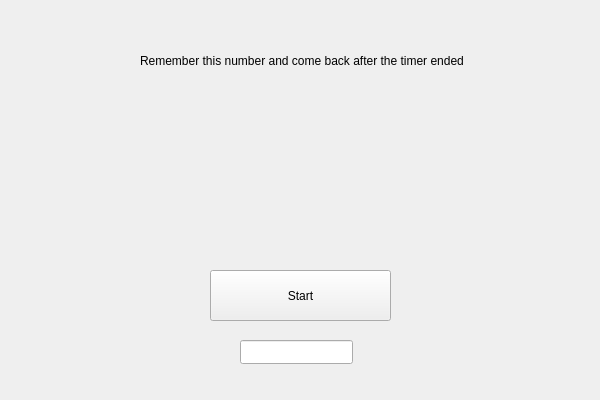
<?xml version="1.0" encoding="UTF-8"?>
<ui version="4.0">
 <class>RememberNumber</class>
 <widget class="QWidget" name="RememberNumber">
  <property name="geometry">
   <rect>
    <x>0</x>
    <y>0</y>
    <width>600</width>
    <height>400</height>
   </rect>
  </property>
  <property name="windowTitle">
   <string>Form</string>
  </property>
  <widget class="QLabel" name="Info1">
   <property name="geometry">
    <rect>
     <x>140</x>
     <y>30</y>
     <width>341</width>
     <height>61</height>
    </rect>
   </property>
   <property name="text">
    <string>Remember this number and come back after the timer ended</string>
   </property>
  </widget>
  <widget class="QLabel" name="Timer">
   <property name="geometry">
    <rect>
     <x>140</x>
     <y>130</y>
     <width>341</width>
     <height>61</height>
    </rect>
   </property>
   <property name="text">
    <string/>
   </property>
  </widget>
  <widget class="QPushButton" name="StartButton">
   <property name="geometry">
    <rect>
     <x>210</x>
     <y>270</y>
     <width>181</width>
     <height>51</height>
    </rect>
   </property>
   <property name="text">
    <string>Start</string>
   </property>
  </widget>
  <widget class="QLineEdit" name="Answer">
   <property name="geometry">
    <rect>
     <x>240</x>
     <y>340</y>
     <width>113</width>
     <height>24</height>
    </rect>
   </property>
  </widget>
  <widget class="QLabel" name="Number">
   <property name="geometry">
    <rect>
     <x>140</x>
     <y>80</y>
     <width>341</width>
     <height>61</height>
    </rect>
   </property>
   <property name="text">
    <string/>
   </property>
  </widget>
 </widget>
 <resources/>
 <connections/>
</ui>
